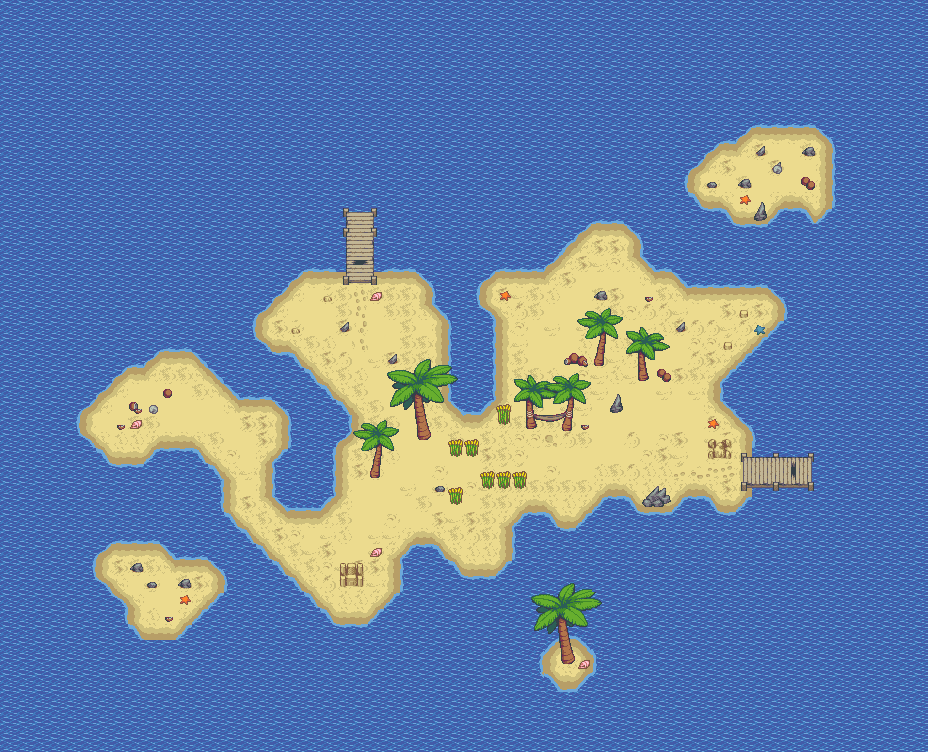

A level layout from a 2D game, rendered from its tile map. Below: a short description, then the map file with tile-grid data replaced by summaries:
An orthogonal 58x47 tile map with 16x16 px tiles, 4 tile layers (Ground, groundoverlay, Fringe, Over) and 20 objects (13x collider, start, exit, border, crab1, ...).

<map version="1.4" tiledversion="1.4.2" orientation="orthogonal" renderorder="right-down" width="58" height="47" tilewidth="16" tileheight="16" infinite="0" nextlayerid="9" nextobjectid="47">
 <tileset firstgid="1" source="beach_tileset.tsx" />
 <layer id="1" name="Ground" width="58" height="47">
  <data>[2726 cells, 2726 non-empty, 82 distinct tile ids]</data>
 </layer>
 <layer id="5" name="groundoverlay" width="58" height="47">
  <data>[2726 cells, 53 non-empty, 44 distinct tile ids]</data>
 </layer>
 <layer id="2" name="Fringe" width="58" height="47">
  <data>[2726 cells, 26 non-empty, 19 distinct tile ids]</data>
 </layer>
 <layer id="3" name="Over" width="58" height="47">
  <data>[2726 cells, 82 non-empty, 54 distinct tile ids]</data>
 </layer>
 <objectgroup id="4" name="Objects">
  <object id="1" name="Starting Point" type="start" x="794.667" y="471.667">
   <point />
  </object>
  <object id="5" name="Exit" type="exit" x="336" y="208" width="48" height="48" />
  <object id="8" name="Border collider" type="border" x="465.333" y="409.667">
   <polygon points="-1,2 14.6667,1.33333 28,-12.1667 29.3333,-81.1667 27.3333,-96 14,-104 15.3333,-124.667 24.6667,-134.667 36,-140.667 48,-140.667 76,-140.667 93.3333,-151.333 102,-166.667 116.667,-178.667 126,-186 144,-187.333 154.667,-185.333 163.333,-182.667 170.667,-176 175.333,-157.333 180.667,-148 187.333,-143.333 208,-135.333 218,-127.333 227.333,-122.667 248.667,-121.333 266,-121.333 295,-124.5 305.516,-120.341 312.667,-115.833 320.667,-101.333 318,-95.3333 311.333,-83.3333 297.333,-68 285.333,-57.3333 268.667,-42 254.667,-26 254,-11.3333 287,20.6667 288.833,46.3333 344.667,47.3333 346.667,75.3333 284,76.6667 284.167,86.1667 270,100.167 249.333,100 242,84 218.667,84.6667 206,102.667 173.333,101.333 162,82.6667 138.667,82 110.833,115.167 92.8333,115.833 76,95.3333 59.3333,98.6667 46.6667,118 44.3333,148.167 30.8333,163.167 -3.66667,163.667 -30,131.333 -52,132.667 -66.6667,148.667 -66.6667,176.667 -95.3333,208.667 -128.667,212 -242.833,98.667 -242.667,66 -270,35.3333 -308,35.3333 -320,52 -356,51.3333 -386.333,24.3333 -386.333,2.33333 -337.333,-42.6667 -322.333,-40.6667 -304.333,-58.6667 -275.333,-56.6667 -232.333,-15.6667 -193.333,-8.66667 -176.333,3.33333 -176.833,35.8333 -190.833,51.3333 -193.333,81.3333 -182.527,93.3912 -167.333,99.3333 -138.333,95.3333 -128.333,80.3333 -129.333,39.3333 -116.333,22.3333 -113.333,2.33333 -175.333,-62.6667 -197.333,-60.6667 -210.333,-76.6667 -208.833,-93.6667 -194.333,-104.667 -162.333,-136.667 -121.333,-137.667 -120.333,-196.667 -92.3333,-194.667 -89.8333,-139.167 -50.3333,-139.167 -34.3333,-127.667 -30.8103,-108.07 -15.8333,-89.6667 -17.3333,-13.6667" />
  </object>
  <object id="9" type="collider" x="638.5" y="359.5" width="20" height="20">
   <ellipse />
  </object>
  <object id="10" type="collider" x="594.5" y="350.5" width="16" height="16">
   <ellipse />
  </object>
  <object id="11" type="collider" x="562.67" y="410.5" width="20" height="20">
   <ellipse />
  </object>
  <object id="12" type="collider" x="526.5" y="409.17" width="20" height="20">
   <ellipse />
  </object>
  <object id="13" type="collider" x="421.17" y="417.33" width="20" height="20">
   <ellipse />
  </object>
  <object id="14" type="collider" x="372.5" y="466.5" width="16" height="16">
   <ellipse />
  </object>
  <object id="20" type="collider" x="341" y="563.5" width="21" height="21" />
  <object id="21" type="collider" x="708.5" y="438.5" width="21" height="21" />
  <object id="39" type="collider" x="482.75" y="480.38" width="43.5" height="2.375" />
  <object id="40" type="collider" x="449.75" y="448.25" width="24.75" height="1.875" />
  <object id="41" type="collider" x="450.25" y="496.125" width="12.5" height="3.5" />
  <object id="42" type="collider" x="500.125" y="416.75" width="9.625" height="2.125" />
  <object id="45" type="collider" x="646.33" y="495.33" width="20" height="10" />
 </objectgroup>
 <objectgroup id="6" name="Enemies">
  <object id="23" name="crab1" x="693" y="400" width="12" height="12">
   <properties>
    <property name="ai" value="critter" />
    <property name="health" value="100" />
    <property name="movementspeed" type="int" value="10" />
    <property name="sheetsize" type="int" value="64" />
    <property name="spritesheet" value="crab" />
   </properties>
   <ellipse />
  </object>
  <object id="28" name="crab2" x="194" y="412" width="12" height="12">
   <properties>
    <property name="ai" value="critter" />
    <property name="health" value="100" />
    <property name="movementspeed" type="int" value="10" />
    <property name="sheetsize" type="int" value="64" />
    <property name="spritesheet" value="crab" />
   </properties>
   <ellipse />
  </object>
  <object id="46" name="spidur1" x="522.667" y="314" width="12" height="12">
   <properties>
    <property name="ai" value="square1" />
    <property name="health" value="100" />
    <property name="movementspeed" type="int" value="10" />
    <property name="sheetsize" type="int" value="64" />
    <property name="spritesheet" value="spidur" />
   </properties>
   <ellipse />
  </object>
 </objectgroup>
 <objectgroup id="8" name="NPCs">
  <object id="44" name="Vending Machine" x="592.667" y="418" width="18" height="18">
   <properties>
    <property name="ai" value="npc" />
    <property name="health" type="int" value="0" />
    <property name="movementspeed" type="int" value="0" />
    <property name="name" value="Vending Machine" />
    <property name="sheetsize" type="int" value="32" />
    <property name="spritesheet" value="trader1" />
   </properties>
   <ellipse />
  </object>
 </objectgroup>
</map>
